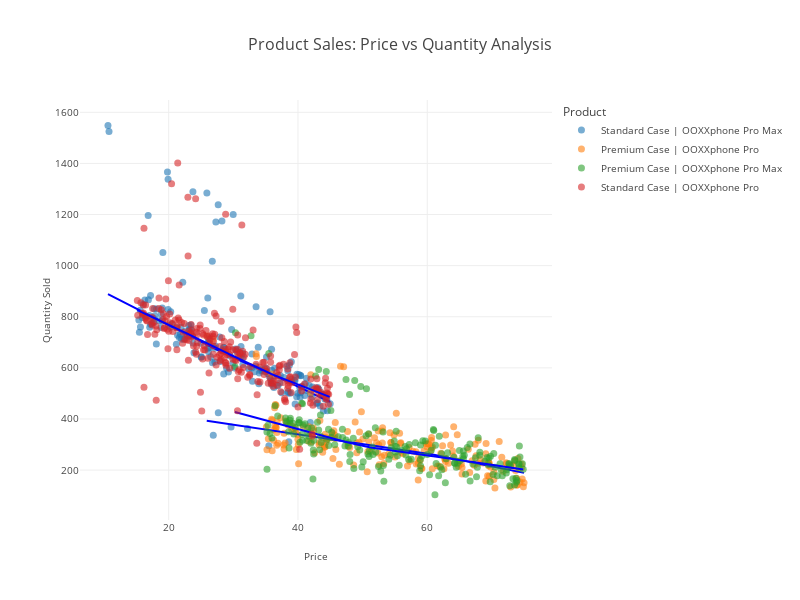

The code cell stored with this chart in its notebook:
### Markdown cell above
Expolratory data analysis

### Code cell
fig = px.scatter(
    data,
    x='price',
    y='quantity_sold',
    color='product',
    opacity=0.6,
    trendline='lowess',
    trendline_color_override='blue',
    template='none',
    title='Product Sales: Price vs Quantity Analysis',
    width=800,
    height=600,
).update_traces(
    marker=dict(size=7),
    hoverlabel=dict(font=dict(size=10)),
).update_layout(
    legend_title_text='Product',
    title_font=dict(size=16),
    legend_font=dict(size=10),
).update_xaxes(
    title_text='Price',
    title_font=dict(size=10),
    tickfont=dict(size=10),
).update_yaxes(
        title_text="Quantity Sold",
        title_font=dict(size=10),
        tickfont=dict(size=10),
)

fig

### Figure 1 — Plotly figure (JSON) as saved in the notebook; plotly's stock layout.template omitted (floating-point values rounded to 4 significant figures; data arrays with more than 128 entries replaced by an {"elided": "..."} marker saying what was removed)
{"data": [{"hoverlabel": {"font": {"size": 10}}, "hovertemplate": "product=Standard Case | OOXXphone Pro Max<br>price=%{x}<br>quantity_sold=%{y}<extra></extra>", "legendgroup": "Standard Case | OOXXphone Pro Max", "marker": {"color": "#1F77B4", "opacity": 0.6, "size": 7, "symbol": "circle"}, "mode": "markers", "name": "Standard Case | OOXXphone Pro Max", "orientation": "v", "showlegend": true, "type": "scatter", "x": {"elided": "179 float values"}, "xaxis": "x", "y": {"elided": "179 int values"}, "yaxis": "y"}, {"hoverlabel": {"font": {"size": 10}}, "hovertemplate": "<b>LOWESS trendline</b><br><br>product=Standard Case | OOXXphone Pro Max<br>price=%{x}<br>quantity_sold=%{y} <b>(trend)</b><extra></extra>", "legendgroup": "Standard Case | OOXXphone Pro Max", "line": {"color": "blue"}, "marker": {"color": "#1F77B4", "size": 7, "symbol": "circle"}, "mode": "lines", "name": "Standard Case | OOXXphone Pro Max", "showlegend": false, "type": "scatter", "x": {"elided": "179 float values"}, "xaxis": "x", "y": {"elided": "179 float values"}, "yaxis": "y"}, {"hoverlabel": {"font": {"size": 10}}, "hovertemplate": "product=Premium Case | OOXXphone Pro<br>price=%{x}<br>quantity_sold=%{y}<extra></extra>", "legendgroup": "Premium Case | OOXXphone Pro", "marker": {"color": "#FF7F0E", "opacity": 0.6, "size": 7, "symbol": "circle"}, "mode": "markers", "name": "Premium Case | OOXXphone Pro", "orientation": "v", "showlegend": true, "type": "scatter", "x": {"elided": "200 float values"}, "xaxis": "x", "y": {"elided": "200 int values"}, "yaxis": "y"}, {"hoverlabel": {"font": {"size": 10}}, "hovertemplate": "<b>LOWESS trendline</b><br><br>product=Premium Case | OOXXphone Pro<br>price=%{x}<br>quantity_sold=%{y} <b>(trend)</b><extra></extra>", "legendgroup": "Premium Case | OOXXphone Pro", "line": {"color": "blue"}, "marker": {"color": "#FF7F0E", "size": 7, "symbol": "circle"}, "mode": "lines", "name": "Premium Case | OOXXphone Pro", "showlegend": false, "type": "scatter", "x": {"elided": "200 float values"}, "xaxis": "x", "y": {"elided": "200 float values"}, "yaxis": "y"}, {"hoverlabel": {"font": {"size": 10}}, "hovertemplate": "product=Premium Case | OOXXphone Pro Max<br>price=%{x}<br>quantity_sold=%{y}<extra></extra>", "legendgroup": "Premium Case | OOXXphone Pro Max", "marker": {"color": "#2CA02C", "opacity": 0.6, "size": 7, "symbol": "circle"}, "mode": "markers", "name": "Premium Case | OOXXphone Pro Max", "orientation": "v", "showlegend": true, "type": "scatter", "x": {"elided": "188 float values"}, "xaxis": "x", "y": {"elided": "188 int values"}, "yaxis": "y"}, {"hoverlabel": {"font": {"size": 10}}, "hovertemplate": "<b>LOWESS trendline</b><br><br>product=Premium Case | OOXXphone Pro Max<br>price=%{x}<br>quantity_sold=%{y} <b>(trend)</b><extra></extra>", "legendgroup": "Premium Case | OOXXphone Pro Max", "line": {"color": "blue"}, "marker": {"color": "#2CA02C", "size": 7, "symbol": "circle"}, "mode": "lines", "name": "Premium Case | OOXXphone Pro Max", "showlegend": false, "type": "scatter", "x": {"elided": "188 float values"}, "xaxis": "x", "y": {"elided": "188 float values"}, "yaxis": "y"}, {"hoverlabel": {"font": {"size": 10}}, "hovertemplate": "product=Standard Case | OOXXphone Pro<br>price=%{x}<br>quantity_sold=%{y}<extra></extra>", "legendgroup": "Standard Case | OOXXphone Pro", "marker": {"color": "#D62728", "opacity": 0.6, "size": 7, "symbol": "circle"}, "mode": "markers", "name": "Standard Case | OOXXphone Pro", "orientation": "v", "showlegend": true, "type": "scatter", "x": {"elided": "233 float values"}, "xaxis": "x", "y": {"elided": "233 int values"}, "yaxis": "y"}, {"hoverlabel": {"font": {"size": 10}}, "hovertemplate": "<b>LOWESS trendline</b><br><br>product=Standard Case | OOXXphone Pro<br>price=%{x}<br>quantity_sold=%{y} <b>(trend)</b><extra></extra>", "legendgroup": "Standard Case | OOXXphone Pro", "line": {"color": "blue"}, "marker": {"color": "#D62728", "size": 7, "symbol": "circle"}, "mode": "lines", "name": "Standard Case | OOXXphone Pro", "showlegend": false, "type": "scatter", "x": {"elided": "233 float values"}, "xaxis": "x", "y": {"elided": "233 float values"}, "yaxis": "y"}], "layout": {"height": 600, "legend": {"font": {"size": 10}, "title": {"text": "Product"}, "tracegroupgap": 0}, "title": {"font": {"size": 16}, "text": "Product Sales: Price vs Quantity Analysis"}, "width": 800, "xaxis": {"anchor": "y", "autorange": true, "domain": [0, 1], "range": [6.269, 79.31], "tickfont": {"size": 10}, "title": {"font": {"size": 10}, "text": "Price"}, "type": "linear"}, "yaxis": {"anchor": "x", "autorange": true, "domain": [0, 1], "range": [4.699, 1648.0], "tickfont": {"size": 10}, "title": {"font": {"size": 10}, "text": "Quantity Sold"}, "type": "linear"}}}
